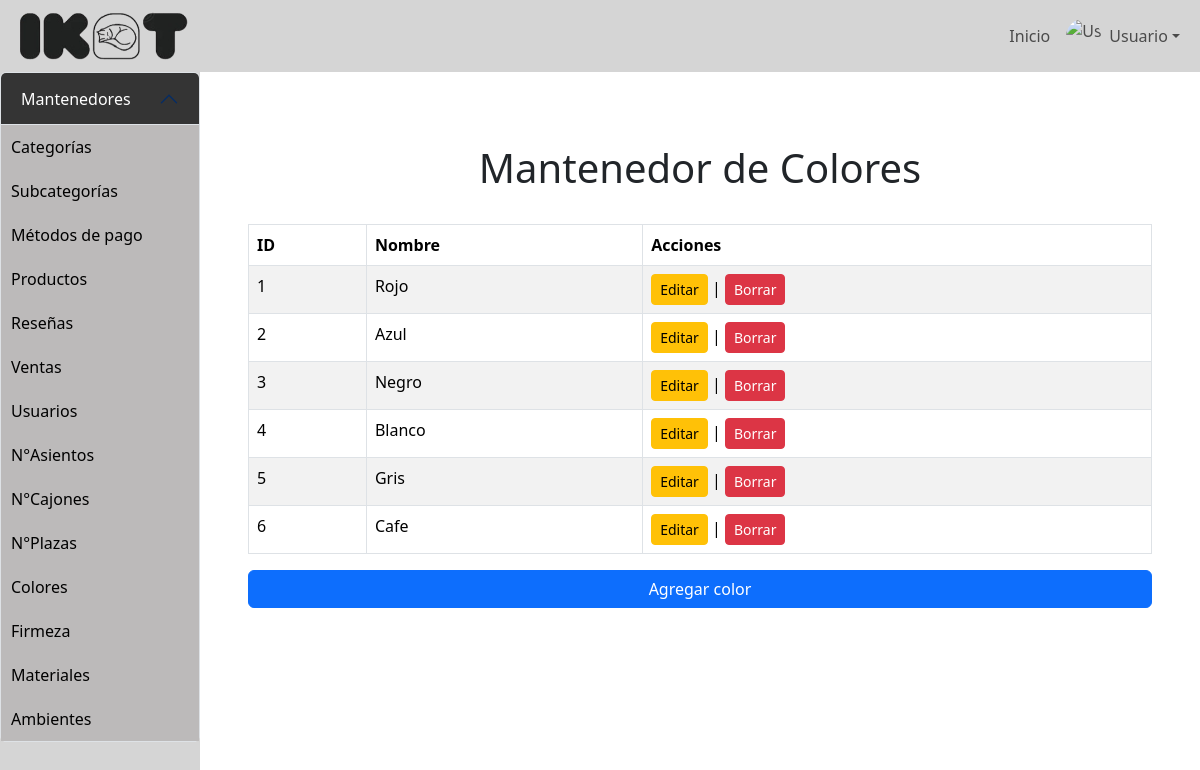
The app's page /mantenedores/Mantenedor_colores/mostrar_color.php with its own data.
### tables this page shows
CREATE TABLE `color` (
  `id_color` int(11) NOT NULL,
  `nombre_color` varchar(50) NOT NULL,
  `codigo_hex` varchar(7) DEFAULT NULL
);

### mantenedores/Mantenedor_colores/mostrar_color.php (the view, shortened to what this page needs)
<?php
include '../../config/conexion.php';
?>
<!DOCTYPE html>
<html lang="en">
<head>
    <link href="https://cdn.jsdelivr.net/npm/bootstrap@5.3.3/dist/css/bootstrap.min.css" rel="stylesheet">
    <link rel="stylesheet" href="../menu/styles.css">
</head>
<body>
    <nav class="navbar navbar-expand-lg">
        <div class="container-fluid">
            <img width="180px" height="auto" src="../ikat.png" alt="">
            <div class="collapse navbar-collapse" id="navbarContent">
                <ul class="navbar-nav ms-auto align-items-center">
                    <li class="nav-item">
                        <a class="nav-link" href="#">Inicio</a>
                    </li>
                    <li class="nav-item dropdown">
                        <a class="nav-link dropdown-toggle d-flex align-items-center" href="#" role="button" data-bs-toggle="dropdown" aria-expanded="false">
                            <img src="https://as2.ftcdn.net/v2/jpg/03/49/49/79/1000_F_349497933_Ly4im8BDmHLaLzgyKg2f2yZOvJjBtlw5.jpg"
                                 alt="User Image" class="user-avatar me-2">
                            Usuario
                        </a>
                    </li>
                </ul>
            </div>
        </div>
    </nav>
    <div class="d-flex">
        <div id="sidebar" class="collapse d-lg-block">
            <div class="accordion" id="accordionSidebar">
                <div class="accordion-item">
                    <h4 class="accordion-header" id="headingMantenedores">
                        <button class="accordion-button" type="button" data-bs-toggle="collapse"
                                data-bs-target="#mantenedoresLinks" aria-expanded="true" aria-controls="mantenedoresLinks">
                            Mantenedores
                        </button>
                    </h4>
                    <div id="mantenedoresLinks" class="accordion-collapse collapse show" aria-labelledby="headingMantenedores"
                         data-bs-parent="#accordionSidebar">
                        <div class="accordion-body p-0">
                            <a href="../categoria/mostrar_categoria.php" class="sidebar-link">Categorías</a>
                            <a href="../Mantenedor_subcategorias/mostrar_subcategoria.php" class="sidebar-link">Subcategorías</a>
                            <a href="../Mantenedor_metodo_pago/mostrar_metodo_pago.php" class="sidebar-link">Métodos de pago</a>
                            <a href="../Mantenedor_producto/mostrar_producto.php" class="sidebar-link">Productos</a>
                            <a href="../Mantenedor_reseña/mostrar_resenia.php" class="sidebar-link">Reseñas</a>
                            <a href="../Mantenedor_top_ventas/mostrar_top_ventas.php" class="sidebar-link">Ventas</a>
                            <a href="../Mantenedor_usuario/mostrar_usuario.php" class="sidebar-link">Usuarios</a>
                            <a href="../Mantenedor_n_asientos/mostrar_n_asientos.php" class="sidebar-link">N°Asientos</a>
                            <a href="../Mantenedor_n_cajones/mostrar_n_cajones.php" class="sidebar-link">N°Cajones</a>
                            <a href="../Mantenedor_n_plazas/mostrar_n_plazas.php" class="sidebar-link">N°Plazas</a>
                            <a href="../Mantenedor_colores/mostrar_color.php" class="sidebar-link">Colores</a>
                            <a href="../Mantenedor_firmezas/mostrar_firmeza.php" class="sidebar-link">Firmeza</a>
                            <a href="../Mantenedor_materiales/mostrar_material.php" class="sidebar-link">Materiales</a>
                            <a href="../Mantenedor_ambientes/mostrar_ambiente.php" class="sidebar-link">Ambientes</a>
                        </div>
                    </div>
                </div>
            </div>
        </div>
        <div class="content-area flex-grow-1 p-5 col-4 col-md-10">
            <h1 class="text-center p-4">Mantenedor de Colores</h1>
            <div class="table-responsive">
                <?php
                    $sql = "SELECT * FROM color";
                    $result = $conn->query($sql);
                    if ($result->num_rows > 0) {
                        echo "<table class='table table-bordered table-striped'>
                                <thead class='thead-dark'>
                                    <tr>
                                        <th>ID</th>
                                        <th>Nombre</th>
                                        <th>Acciones</th>
                                    </tr>
                                </thead>
                                <tbody>";
                        while($row = $result->fetch_assoc()) {
                            echo "<tr>
                                    <td>" . $row["id_color"] . "</td>
                                    <td>" . $row["nombre_color"] . "</td>
                                    <td>
                                        <a class='btn btn-warning btn-sm' data-bs-toggle='modal' data-bs-target='#editarColorModal" . $row["id_color"] . "'>Editar</a> |
                                        <a href='borrar_color.php?id=" . $row["id_color"] . "' class='btn btn-danger btn-sm'>Borrar</a>
                                    </td>
                                  </tr>";
                        }
                        echo "</tbody></table>";
                        echo "<a class='btn btn-primary mt-3 d-block' data-bs-toggle='modal' data-bs-target='#agregarColorModal'>Agregar color</a>";
                    } else {
                        echo "<p class='text-center'>No hay colores registrados.</p>";
                        echo "<a class='btn btn-primary mt-3 d-block' data-bs-toggle='modal' data-bs-target='#agregarColorModal'>Agregar color</a>";
                        echo "<a href='../menu/menu.html' class='btn btn-primary mt-3 d-block'>Volver al menú</a>";
                    }
                ?>
            </div>
        </div>
    </div>
</body>
</html>

### assets/css/styles.css (style rules this page uses)
.navbar { background-color: #d5d5d5; }
#sidebar { min-height: 100vh; width: 250px; background-color: #D5D5D5; transition: transform 0.3s ease; }
#sidebar .accordion-button { background-color: #343434; color: rgb(255, 255, 255); }
.sidebar-link { background-color: #bcbaba; color: rgb(0, 0, 0); text-decoration: none; padding: 10px; display: block; }
.user-avatar { width: 35px; height: 35px; object-fit: cover; border-radius: 50%; }

### records on screen
color: id_color "1", nombre_color "Rojo"
color: id_color "2", nombre_color "Azul"
color: id_color "3", nombre_color "Negro"
color: id_color "4", nombre_color "Blanco"
color: id_color "5", nombre_color "Gris"
color: id_color "6", nombre_color "Cafe"
